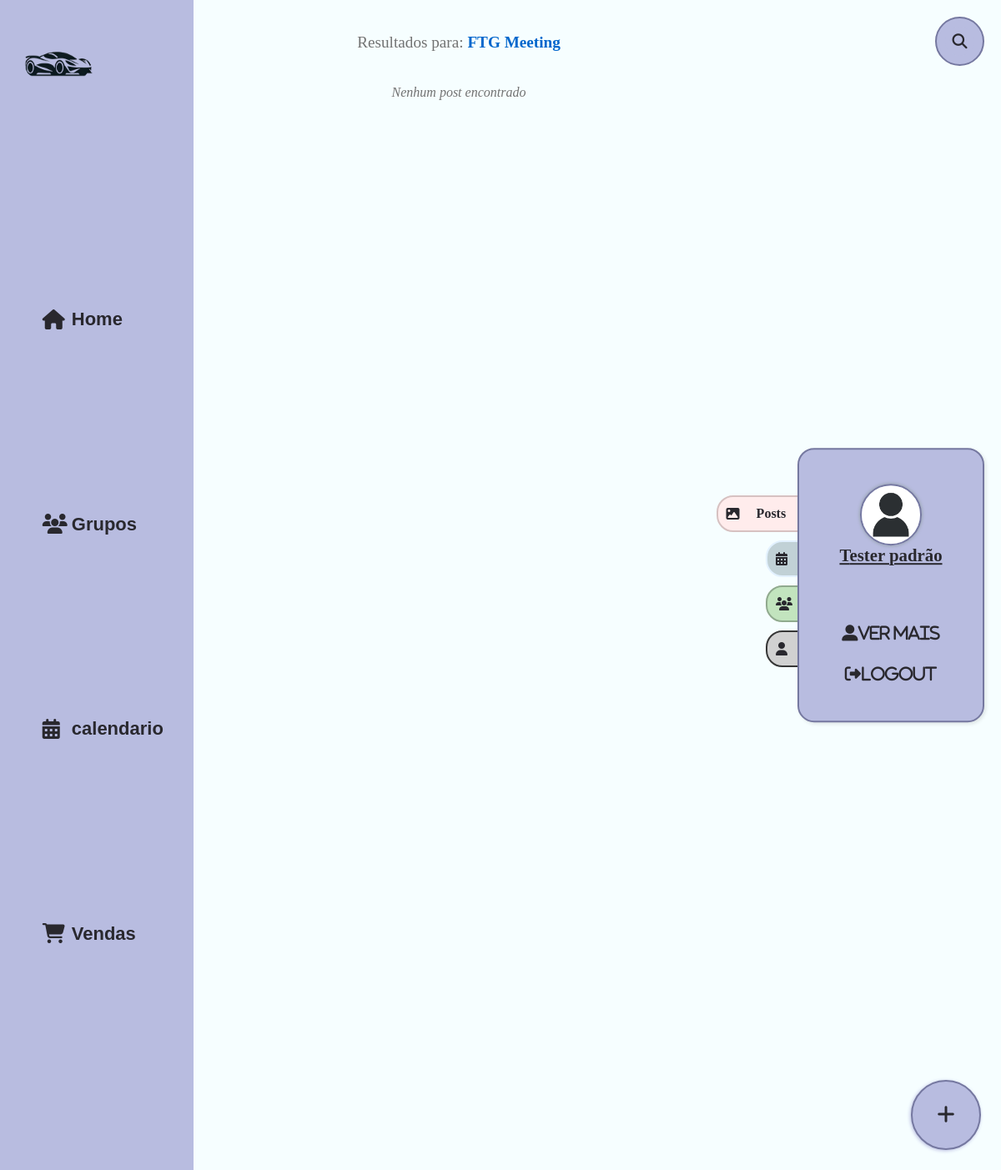
The page /search.php?pesquisa=FTG Meeting (signed in) on the database its author committed.
### tables this page shows
CREATE TABLE `tb_user` (
  `id_user` int(11) NOT NULL,
  `nome_user` varchar(50) NOT NULL,
  `sobrenome_user` varchar(50) DEFAULT NULL,
  `bio_user` varchar(250) NOT NULL,
  `img_user` varchar(36) DEFAULT NULL,
  `data_nasc_user` date DEFAULT NULL,
  `telefone_user` varchar(15) DEFAULT NULL,
  `cpf_user` varchar(14) DEFAULT NULL,
  `email_user` varchar(100) NOT NULL,
  `senha_user` varchar(60) NOT NULL
);

### includes/funcoes.php (called while the page is built, shortened)
<?php
class MeetCarFunctions {
    private $pdo;
    public function __construct() {
        $this->conn = new mysqli('localhost', 'root', '', 'db_meetcar');
        try {
            $this->pdo = new PDO('mysql:host=localhost;dbname=db_meetcar;charset=utf8mb4', 'root', '');
            $this->pdo->setAttribute(PDO::ATTR_ERRMODE, PDO::ERRMODE_EXCEPTION);
        } catch (PDOException $e) {
            die("PDO Connection failed: " . $e->getMessage());
        }
    }
    public function buscarUserPorId($userId) {
        $sql = "SELECT * FROM tb_user WHERE id_user = ?";
        try {
            $stmt = $this->pdo->prepare($sql);
            $stmt->execute([$userId]);
            return $stmt->fetch(PDO::FETCH_ASSOC);
        } catch (PDOException $e) {
            error_log("Erro ao buscar dados do usuário: " . $e->getMessage());
            return null;
        }
    }
}
?>

### includes/user_box.php (shortened to what this page needs)
<?php
$meetcar = new MeetCarFunctions();
$userId = $_SESSION['user_id'] ?? null;
$user = $meetcar->buscarUserPorId($userId);
?>
<div class="tabs" style="display: none;">
    <div id="box-1" class="tab ativo" data-tab="1"><i class="fas fa-image"></i>Posts</div>
    <div id="box-2" class="tab" data-tab="2"><i class="fas fa-calendar-days"></i>Eventos</div>
    <div id="box-3" class="tab" data-tab="3"><i class="fas fa-users"></i>Grupos</div>
    <div id="box-4" class="tab" data-tab="4"><i class="fas fa-user"></i>Usuários</div>
</div>
<div class="user-box" data-id="<?= $user['id_user'] ?>">
    <div class="box-topo">
        <img src="assets/images/users/<?php echo ($user['img_user']); ?>" alt="imagem do user logado">
        <label><?php echo htmlspecialchars($user['nome_user']) . ' ' . htmlspecialchars($user['sobrenome_user']); ?></label>
    </div>
    <div class="box-inferior">
        <a href="user.php?id=<?= $user['id_user'] ?>"><i class="fas fa-user-alt">ver mais</i></a>
        <a href="banco/logout.php"><i class="fas fa-sign-out-alt">Logout</i></a>
    </div>
</div>

### assets/css/styles.css (style rules this page uses)
:root { --fundo-base: #b8bce0; --fundo-base-hover: #8286b1; --letra-normal-geral: #29282e; --fundo-body: #f6feff; --fundo-post: #ffecec; --fundo-evento: #e2f1ff; --borda-post: #d6c1c1; --borda-evento: #c1d1d6; --cor-logo: none; --sombra: rgba(0, 0, 0, 0.1); --texto-secundario: #727272; --fundo-input: #f8f9fd; --borda-input: #e0e3f1; --fundo-botao: #ffffff; --borda-base: #7578a0; --fundo-form: #ffffff; --info-fundo: #e6f2f8; --fundo-grupo: #c2e4be; --borda-grupo: #90aa8e; --detalhe-base: #9fa3cf; --fundo-user: #d1d1d1; --borda-user: #363636; }
body { background: var(--fundo-body); }
* { margin: 0; padding: 0; }
a { font-family: sans-serif; text-decoration: none; }
.tabs { position: fixed; right: 20px; top: 50%; transform: translateY(-50%); width: 15vw; min-height: 20px; display: flex; flex-direction: column; align-items: center; justify-content: center; cursor: pointer; margin-bottom: 10px; }
.tab { position: relative; right: 50%; width: 150px; min-height: 40px; border-radius: 20px 0 0 20px; color: var(--letra-normal-geral); display: flex; flex-direction: row; align-items: center; justify-content: baseline; padding-left: 10px; margin-bottom: 10px; transition: all 0.3s ease; user-select: none; }
.tab i { margin-right: 20px; color: var(--letra-normal-geral); }
.tab.ativo { border-bottom: none; font-weight: bold; right: 83%; }
#box-1 { background-color: var(--fundo-post); border: 2px solid var(--borda-post); }
#box-2 { background-color: var(--borda-evento); border: 2px solid var(--fundo-evento); }
#box-3 { background-color: var(--fundo-grupo); border: 2px solid var(--borda-grupo); }
#box-4 { background-color: var(--fundo-user); border: 2px solid var(--borda-user); }
.user-box { position: fixed; background-color: var(--fundo-base); color: var(--letra-normal-geral); border-radius: 20px; padding: 20px; padding-bottom: 10px; right: 20px; top: 50%; transform: translateY(-50%); width: 15vw; border: 2px var(--borda-base) solid; box-shadow: 2px 2px 4px var(--sombra); display: flex; flex-direction: column; align-items: center; justify-content: center; overflow: hidden; }
.user-box img { width: 70px; height: 70px; border-radius: 100%; border: 2px solid var(--borda-base); box-shadow: 0px 0px 4px #8c9c9c; object-fit: cover; }
.box-topo, .box-centro, .box-inferior { display: flex; flex-direction: column; min-height: 10vh; width: 100%; align-items: center; justify-content: center; }
.box-centro, .box-topo { margin-bottom: 15px; }
.box-inferior a { padding: 15px 30%; transition: 0.2s ease; color: var(--letra-normal-geral); text-decoration: none; display: flex; align-items: center; justify-content: center; text-align: center; font-size: 1.2em; width: 100%; cursor: pointer; }
.box-topo label { font-weight: bold; margin: 0; font-size: 1.3em; text-decoration: underline; }
.box-topo label:first-letter, .box-centro p::first-letter { text-transform: capitalize; }

### rows shown on the page
tb_user: img_user (picture), nome_user "tester", sobrenome_user "padrão"

### other values the page prints
$termo_pesquisa "FTG Meeting"
